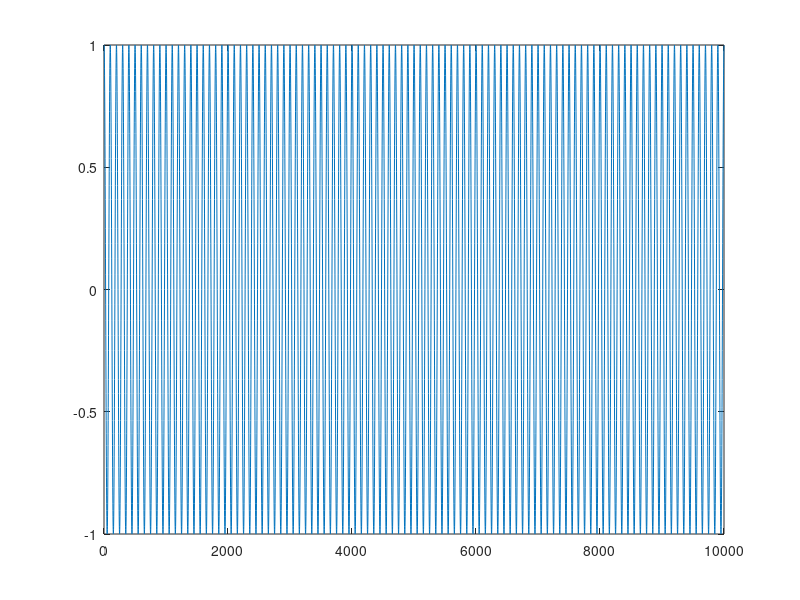
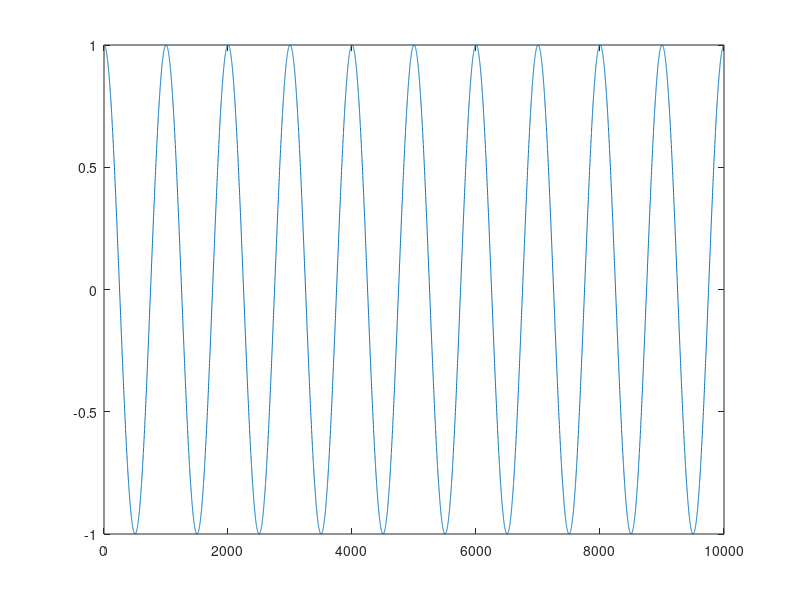
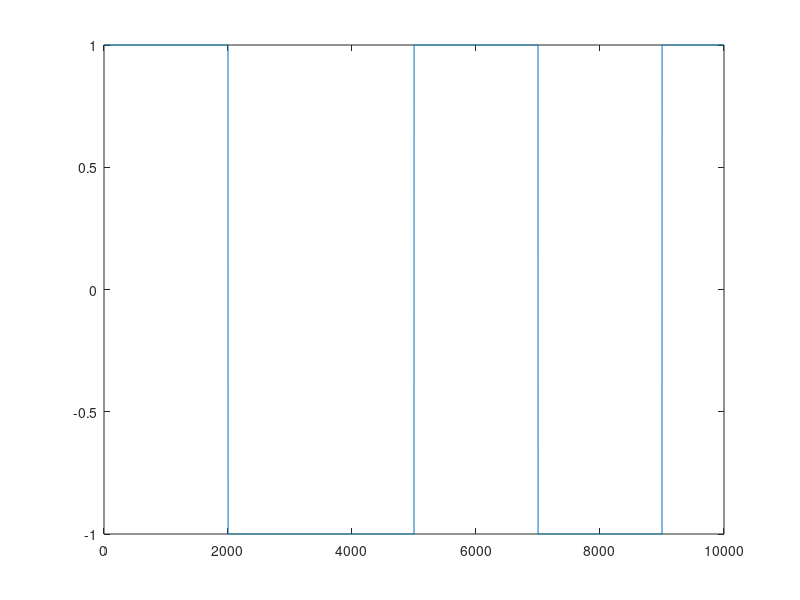
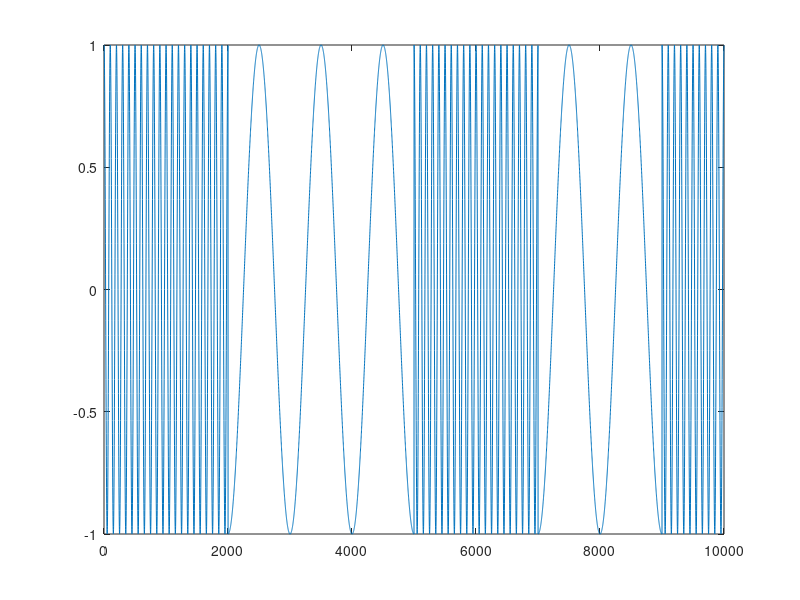

The MATLAB script that drew these images, in order:
Tb=1;
Ts=10^-3;
p=zeros(1,10000);
fsk=zeros(1,10000);
t=0:Ts:10*Tb-Ts;
c1=cos(2*pi*10*t);
c2=cos(2*pi*1*t);
figure();
plot(c1);
figure();
plot(c2);
for i=1:1000:10000
    temp=rand();
    for j=i:i+999
        if(temp<=0.5)
            p(j)=-1;
            fsk(j)=p(j).*c2(j);
        else
            p(j)=1;
            fsk(j)=p(j).*c1(j);
        end;
    end;
end;
figure();
plot(p);

figure();
plot(fsk);

y1=fsk.*c1;
y2=fsk.*c2;
figure();
plot(y1);
figure();
plot(y2);
ans=zeros(1,10000);
for i=1:1000:10000
    sum1=0;
    sum2=0;
    for j=i:i+999
        sum1=sum1+y1(j);
    end;
    for j=i:i+999
        sum2=sum2+y2(j);
    end;
    if(sum1-sum2)>0
        for k=i:i+999
            ans(k)=1;
        end;
    else
        for k=i:i+999
            ans(k)=-1;
        end;
    end;
end;
figure();
plot(ans);